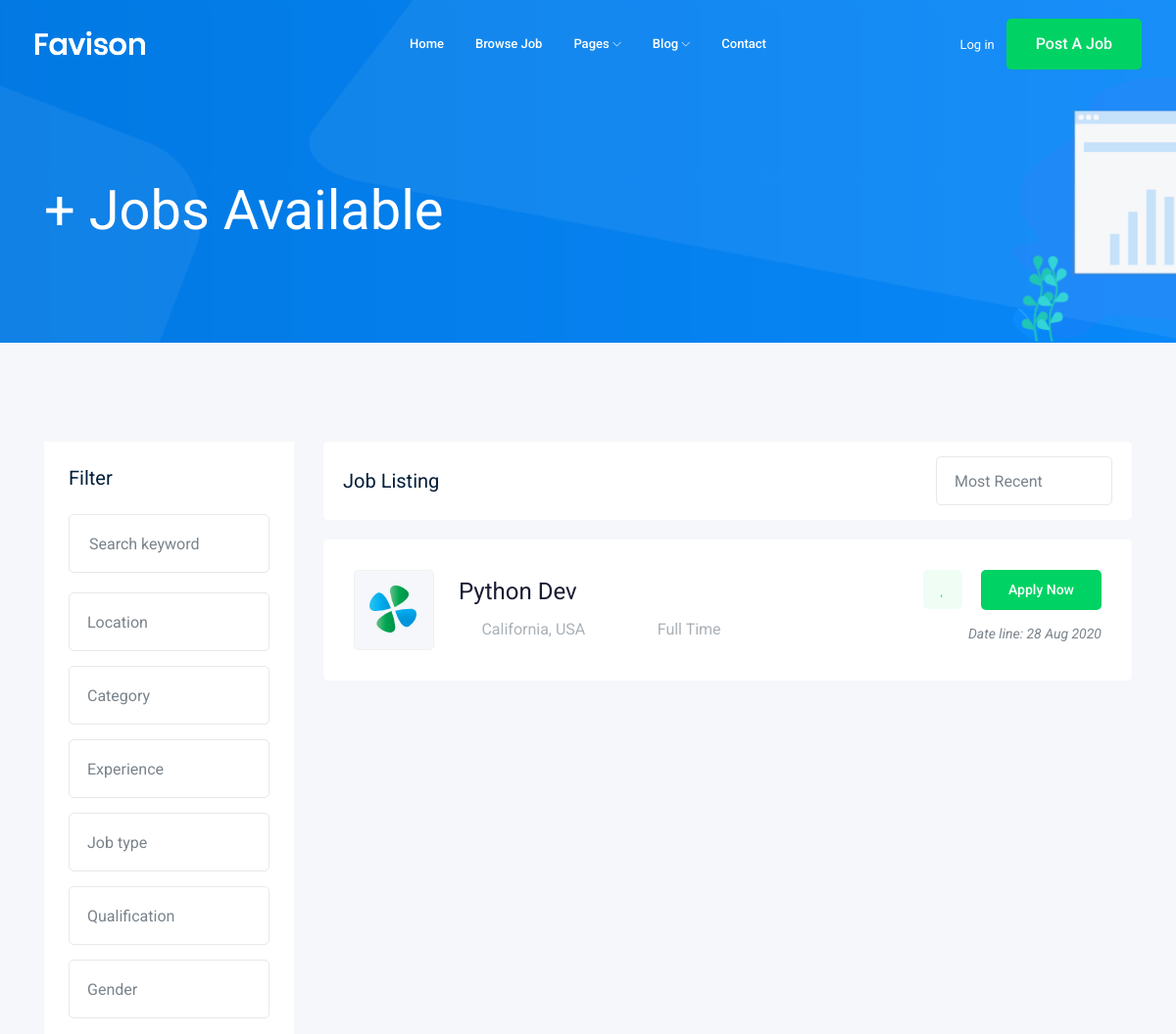
/jobs/?page=2 (upper part), run on an earlier commit of the app's database.
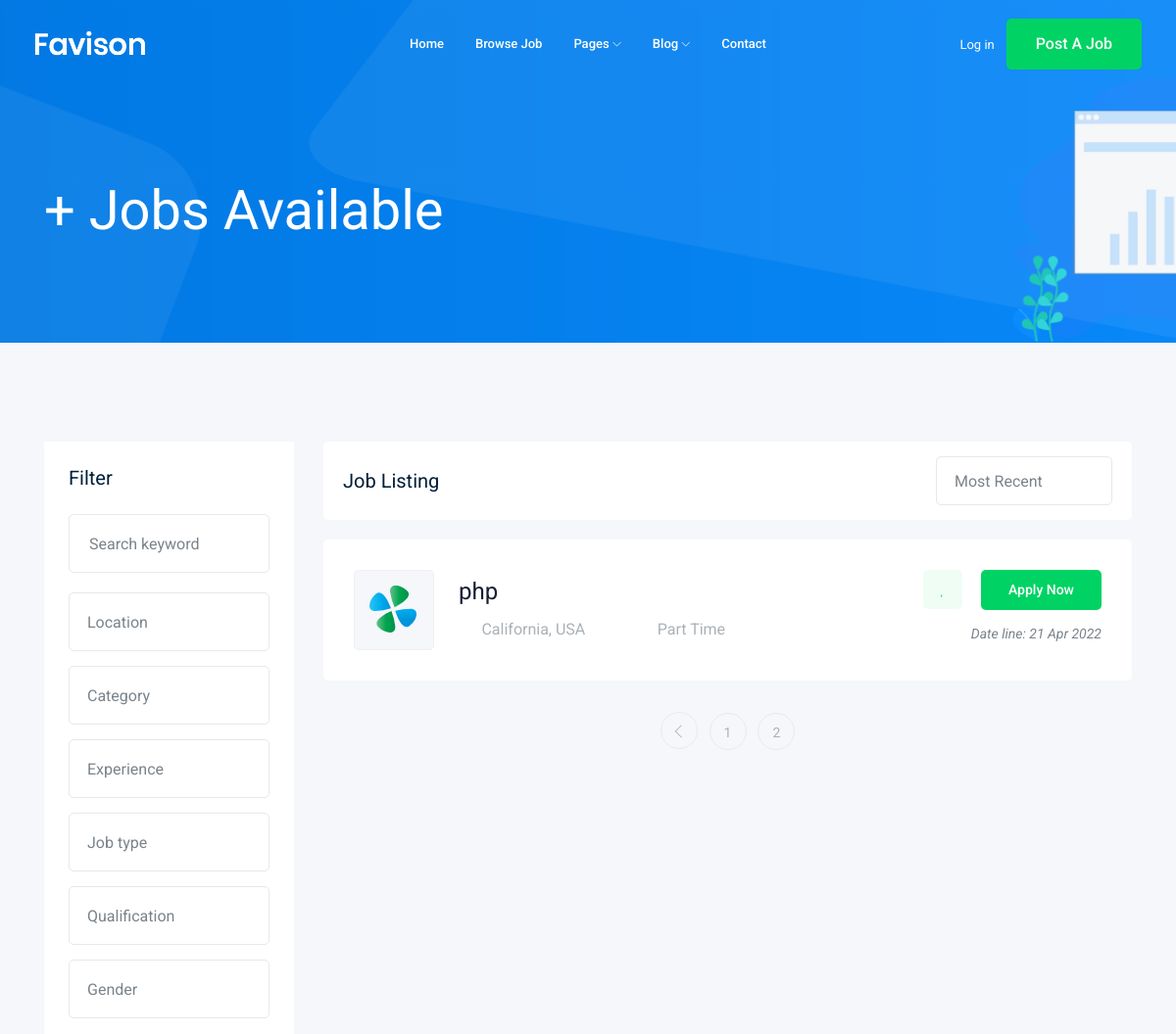
And on a later commit of the database.
### job/models.py (models this page shows, shortened)
class Job(models.Model):                              #table
    title = models.CharField(max_length=100)          #column
    job_type = models.CharField(max_length= 15, choices = JOB_TYPE)
    description = models.TextField(max_length =1000 )
    published_at = models.DateTimeField(auto_now= True)
    vacancy = models.IntegerField(default = 1)
    salary = models.IntegerField(default = 0)
    category = models.ForeignKey("Category", on_delete=models.CASCADE)
    Experience = models.IntegerField(default = 1)
    image = models.ImageField(upload_to="media/")
    slug = models.SlugField(null=True , blank= True)
    def __str__(self):
        return self.title

### job/views.py (the view)
# urls.py: path('', views.job_list),
def job_list(request):
    job_list = Job.objects.all()
    paginator = Paginator(job_list, 1) # Show 25 contacts per page.
    page_number = request.GET.get('page')
    page_obj = paginator.get_page(page_number)
    context = {'jobs':page_obj}
    return render(request,'jobs/job_list.html',context)

### job/templates/jobs/job_list.html (shortened to what the changed rows need)
{% extends 'base.html' %}
{% block body %}
    <div class="job_listing_area plus_padding">
        <div class="container">
            <div class="row">
                <div class="col-lg-9">
                    <div class="job_lists m-0">
                        <div class="row">
                            {% for job in jobs %}
                            <div class="col-lg-12 col-md-12">
                                <div class="single_jobs white-bg d-flex justify-content-between">
                                    <div class="jobs_left d-flex align-items-center">
                                        <div class="thumb">
                                            <img src="img/svg_icon/1.svg" alt="">
                                        </div>
                                        <div class="jobs_conetent">
                                            <a href="{% url 'job:job_details' job.slug %}"><h4>{{job}}</h4></a>
                                            <div class="links_locat d-flex align-items-center">
                                                <div class="location">
                                                    <p> <i class="fa fa-map-marker"></i> California, USA</p>
                                                </div>
                                                <div class="location">
                                                    <p> <i class="fa fa-clock-o"></i> {{job.job_type}}</p>
                                                </div>
                                            </div>
                                        </div>
                                    </div>
                                    <div class="jobs_right">
                                        <div class="apply_now">
                                            <a class="heart_mark" href="#"> <i class="fa fa-heart"></i> </a>
                                            <a href="{% url 'job:job_details' job.slug %}" class="boxed-btn3">Apply Now</a>
                                        </div>
                                        <div class="date">
                                            <p>Date line: {{job.published_at | date:'d M o'}}</p>
                                        </div>
                                    </div>
                                </div>
                            </div>
                            {% endfor %}
                        </div>
                            {% if jobs.has_other_pages %}
                                <div class="row">
                                    <div class="col-lg-12">
                                        <div class="pagination_wrap">
                                            <ul>
                                                {% if jobs.has_previous %}
                                                    <li><a href="?page={{ jobs.previous_page_number}}"> <i class="ti-angle-left"></i> </a></li>
                                                {% endif %}
                                                {% for x in  jobs.paginator.page_range%}
                                                    <li><a href="?page={{ x }}"><span>{{x}}</span></a></li>
                                                {% endfor %}
                                            </ul>
                                        </div>
                                    </div>
                                </div>
                            {% endif %}
                        </div>
                </div>
            </div>
        </div>
    </div>
{% endblock body %}

What changed in the data, as far as the page shows it:
no longer on this page (row unchanged): Job: title "Python Dev", job_type "Full Time", published_at "28 Aug 2020"
added Job: title "php", job_type "Part Time", published_at "21 Apr 2022"
Also different on the page:
new list line: "1"
new list line: "2"
